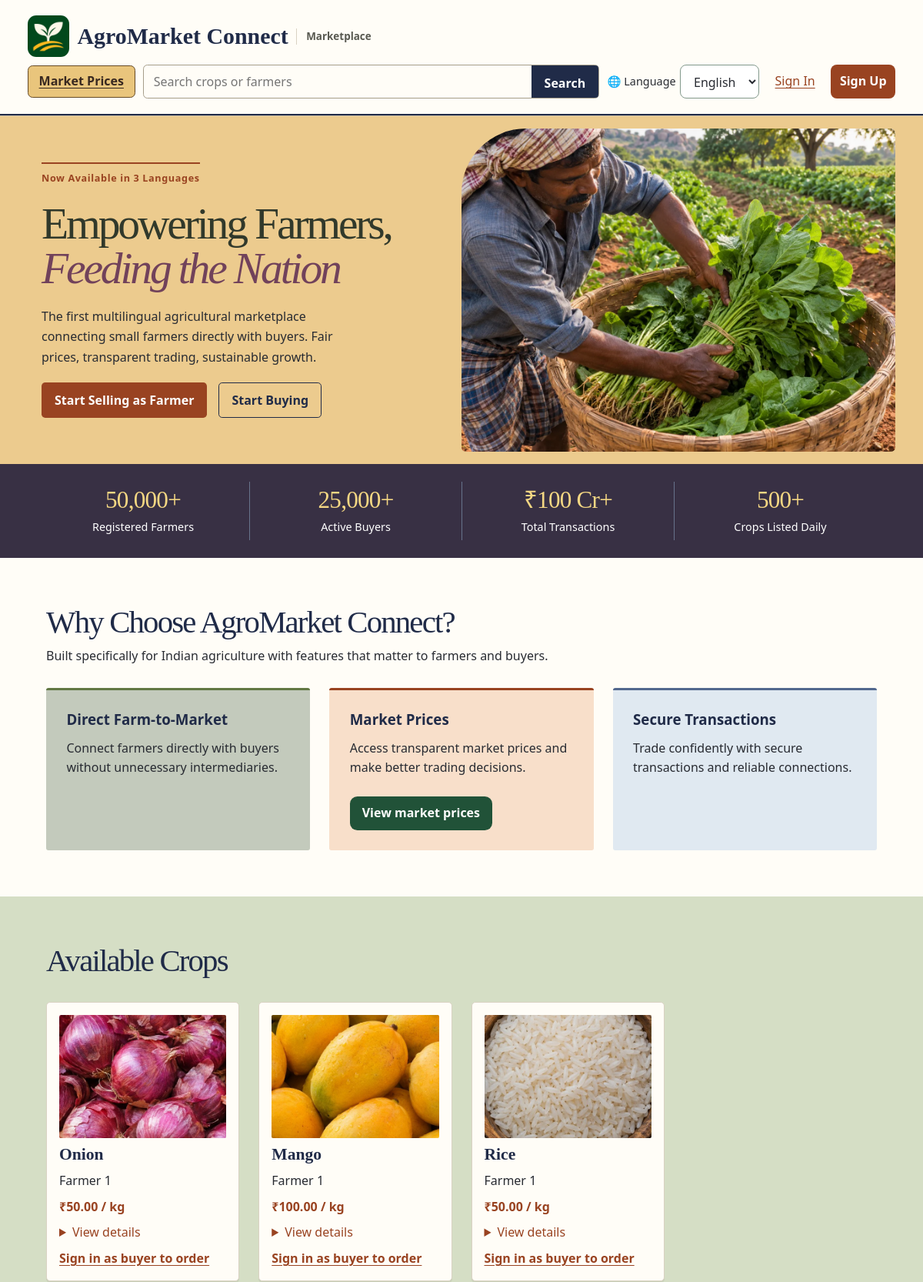
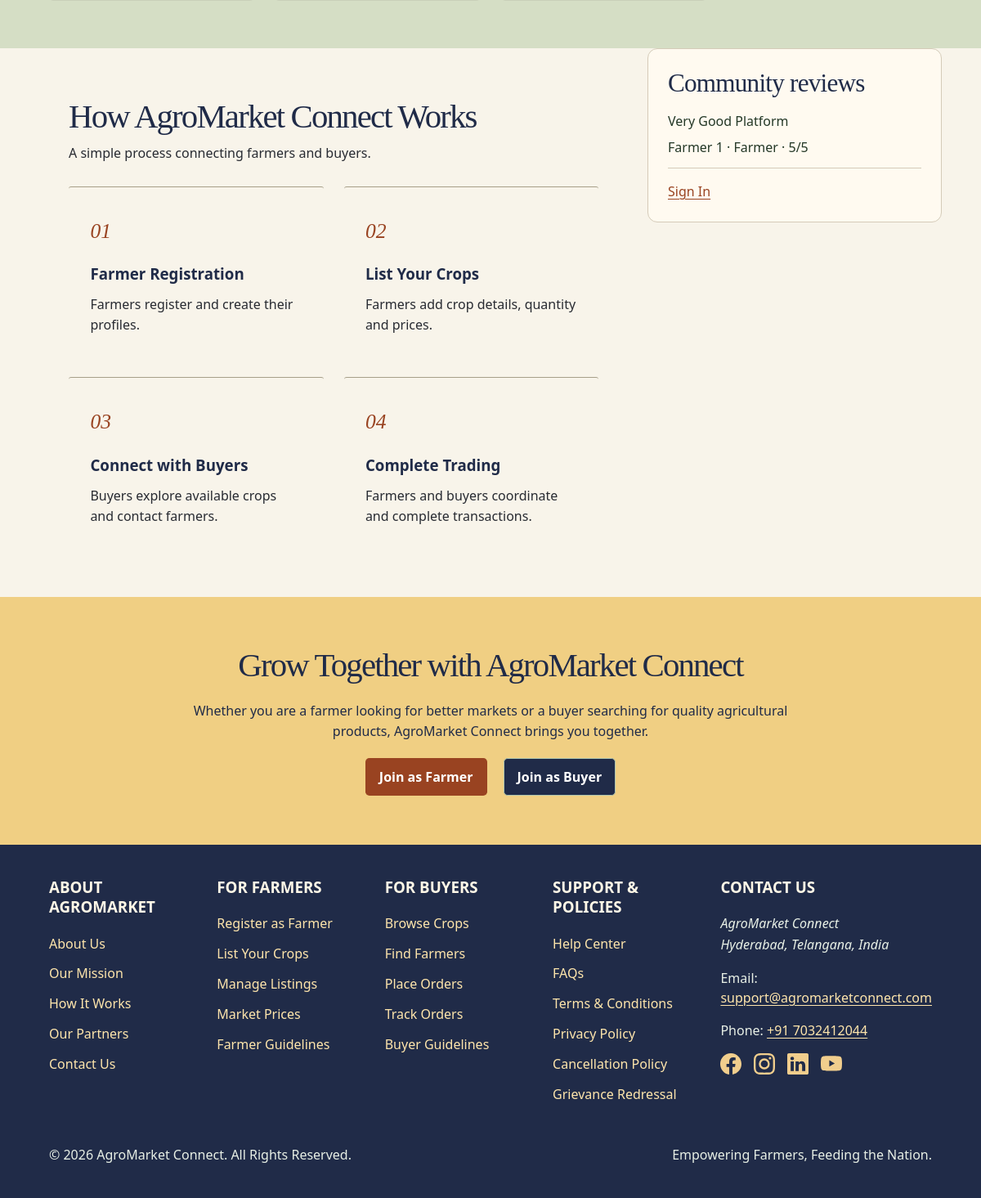
/Home/index.php, run on the app's committed database (2 pictures, top to bottom).
### tables this page shows
CREATE TABLE `crop_listings` (
    `listing_id` bigint(20) UNSIGNED NOT NULL,
    `farmer_id` bigint(20) UNSIGNED NOT NULL,
    `category_id` int(10) UNSIGNED NOT NULL,
    `crop_name` varchar(120) NOT NULL,
    `variety` varchar(120) DEFAULT NULL,
    `description` text DEFAULT NULL,
    `quantity_available` decimal(12, 3) NOT NULL,
    `quantity_unit` varchar(20) NOT NULL,
    `price_per_unit` decimal(12, 2) NOT NULL,
    `minimum_order_quantity` decimal(12, 3) DEFAULT NULL,
    `quality_grade` varchar(50) DEFAULT NULL,
    `harvest_date` date DEFAULT NULL,
    `available_from` date DEFAULT NULL,
    `available_until` date DEFAULT NULL,
    `listing_status` enum(
        'available',
        'paused',
        'sold_out',
        'removed'
    ) NOT NULL DEFAULT 'available',
    `created_at` datetime DEFAULT current_timestamp(),
    `updated_at` datetime DEFAULT current_timestamp() ON UPDATE current_timestamp()
);

CREATE TABLE `users` (
    `user_id` bigint(20) UNSIGNED NOT NULL,
    `role` enum('admin', 'farmer', 'buyer') NOT NULL,
    `full_name` varchar(100) NOT NULL,
    `email` varchar(150) DEFAULT NULL,
    `mobile` varchar(15) DEFAULT NULL,
    `password_hash` varchar(255) NOT NULL,
    `account_status` enum(
        'pending',
        'active',
        'suspended',
        'closed'
    ) NOT NULL DEFAULT 'pending',
    `email_verified_at` datetime DEFAULT NULL,
    `mobile_verified_at` datetime DEFAULT NULL,
    `last_login_at` datetime DEFAULT NULL,
    `created_at` datetime NOT NULL DEFAULT current_timestamp(),
    `updated_at` datetime NOT NULL DEFAULT current_timestamp(),
    `token` varchar(64) DEFAULT NULL,
    `username` varchar(50) NOT NULL,
    `last_login` datetime DEFAULT NULL
);

CREATE TABLE `platform_reviews` (
    `user_id` bigint(20) UNSIGNED NOT NULL,
    `rating` tinyint(3) UNSIGNED NOT NULL,
    `review_text` varchar(400) NOT NULL,
    `updated_at` datetime NOT NULL DEFAULT current_timestamp()
);

### Home/index.php (the view, shortened to what the rows shown need)
<?php
    require_once __DIR__ . "/includes/html.php";
    require __DIR__ . "/includes/home-languages.php";
    require __DIR__ . "/includes/review-actions.php";
    $query = is_string($_GET['q'] ?? null)
    ? trim($_GET['q'])
    : '';
    $page = max(
    1,
    min(
        1000000,
        (int) filter_input(INPUT_GET, 'page', FILTER_VALIDATE_INT)
    )
    );
    $pageSize = 12;
    $offset   = ($page - 1) * $pageSize;
    $listings     = [];
    $catalogError = '';
    try {
    require_once __DIR__ . "/config/db.php";
    $sql = "
        SELECT
            cl.listing_id,
            cl.crop_name,
            cl.variety,
            cl.quantity_available,
            cl.quantity_unit,
            cl.price_per_unit,
            cl.description,
            u.full_name AS farmer_name,
            cc.category_name,
            (
                SELECT li.image_path
                FROM listing_images li
                WHERE li.listing_id = cl.listing_id
                ORDER BY
                    li.is_primary DESC,
                    li.sort_order,
                    li.image_id
                LIMIT 1
            ) AS image_path
        FROM crop_listings cl
        JOIN users u
            ON u.user_id = cl.farmer_id
        LEFT JOIN crop_categories cc
            ON cc.category_id = cl.category_id
        WHERE cl.listing_status = 'available'
            AND cl.quantity_available > 0
            AND u.role = 'farmer'
            AND u.account_status = 'active'
            AND (
                cl.available_from IS NULL
                OR cl.available_from <= CURDATE()
            )
            AND (
                cl.available_until IS NULL
                OR cl.available_until >= CURDATE()
            )
    ";
    $sql .= "
        ORDER BY
            cl.created_at DESC,
            cl.listing_id DESC
        LIMIT ? OFFSET ?
    ";
    $stmt  = $link->prepare($sql);
    $limit = $pageSize + 1;
    if ($query === '') {
        $stmt->bind_param(
            "ii",
            $limit,
            $offset
        );
    }
    $stmt->execute();
    $listings = $stmt->get_result()->fetch_all(MYSQLI_ASSOC);
    } catch (mysqli_sql_exception $exception) {
    error_log(
        "Homepage catalog: " . $exception->getMessage()
    );
    $catalogError = "The crop catalog is temporarily unavailable. Please try again shortly.";
    }
?>
<!DOCTYPE html>
<html lang="<?php echo e($homeLanguage); ?>">
<head>
    <link rel="stylesheet" href="./index.css">
    <link rel="stylesheet" href="./styles/home-language.css">
</head>
<body>
    <main>
        <section class="hero">
            <div class="hero-content">
                <h1>
                    <?php echo e($t('Empowering Farmers,')); ?>
                    <span>
                        <?php echo e($t('Feeding the Nation')); ?>
                    </span>
                </h1>
            </div>
            <div class="statistics">
                <div class="stat-item">
                    <h2>50,000+</h2>
                </div>
                <div class="stat-item">
                    <h2>25,000+</h2>
                </div>
                <div class="stat-item">
                    <h2>
                        <?php echo e($t('₹100 Cr+')); ?>
                    </h2>
                </div>
                <div class="stat-item">
                    <h2>500+</h2>
                </div>
            </div>
        </section>
        <section class="features">
            <div class="section-heading">
                <h2>
                    <?php echo e($t('Why Choose AgroMarket Connect?')); ?>
                </h2>
            </div>
        </section>
        <section class="featured-crops" id="marketplace">
            <div class="section-heading">
                <h2>
                    <?php echo e($t(
                            $query === ''
                                ? 'Available Crops'
                                : 'Search Results'
                    )); ?>
                </h2>
            </div>
            <?php if ($catalogError !== ''): ?>
                <p>
                    <?php echo e($t($catalogError)); ?>
                </p>
            <?php else: ?>
                <div class="crops-container">
                    <?php foreach ($listings as $listing): ?>
                        <article class="crop-card">
                            <div class="crop-image">
                                <?php if (! empty($listing['image_path'])): ?>
                                    <img
                                        src="<?php echo e($listing['image_path']); ?>"
                                        alt="<?php echo e($listing['crop_name']); ?>"
                                        loading="lazy"
                                    >
                                <?php else: ?>
                                    <?php echo e($t('No photo available')); ?>
                                <?php endif; ?>
                            </div>
                            <h3>
                                <?php echo e($listing['crop_name']); ?>
                            </h3>
                            <p>
                                <?php echo e($listing['farmer_name']); ?>
                            </p>
                            <strong>
                                ₹<?php echo number_format(
                                           (float) $listing['price_per_unit'],
                                           2
                                   ); ?>
                                /
                                <?php echo e($listing['quantity_unit']); ?>
                            </strong>
                            <details>
                                <summary>
                                    <?php echo e($t('View details')); ?>
                                </summary>
                            </details>
                            <?php if (
                                    ($_SESSION['user_role'] ?? '') === 'buyer'
                            ): ?>
                                <a
                                    class="place-order-button"
                                    href="buyer/place_order.php?listing_id=<?php echo (int) $listing['listing_id']; ?>"
                                >
                                    <?php echo e($t('Place order')); ?>
                                </a>
                            <?php else: ?>
                                <a href="auth/login.php?listing_id=<?php echo (int) $listing['listing_id']; ?>">
                                    <?php echo e($t(
                                            'Sign in as buyer to order'
                                    )); ?>
                                </a>
                            <?php endif; ?>
                        </article>
                    <?php endforeach; ?>
                </div>
            <?php endif; ?>
        </section>
        <div class="community-layout">
            <section class="how-it-works">
                <div class="section-heading">
                    <h2>
                        <?php echo e($t(
                                'How AgroMarket Connect Works'
                        )); ?>
                    </h2>
                </div>
            </section>
            <?php require __DIR__ . '/includes/review-aside.php'; ?>
        </div>
        <section class="join-section">
            <div class="join-content">
                <h2>
                    <?php echo e($t(
                            'Grow Together with AgroMarket Connect'
                    )); ?>
                </h2>
            </div>
        </section>
    </main>
</body>
</html>

### Home/includes/review-aside.php (shortened to what the rows shown need)
<?php
    try {
    $reviews = $link->query(
        "SELECT
            u.full_name,
            u.role,
            r.rating,
            r.review_text
         FROM platform_reviews r
         JOIN users u
            ON u.user_id = r.user_id
         WHERE u.account_status = 'active'
            AND u.role IN ('farmer', 'buyer')
         ORDER BY
            r.updated_at DESC,
            r.user_id DESC
         LIMIT 3"
    )->fetch_all(MYSQLI_ASSOC);
    } catch (mysqli_sql_exception $ex) {
    error_log('Review display: ' . $ex->getCode());
    $reviews = null;
    }
?>
<aside id="community-reviews" aria-labelledby="reviews-heading">
    <h2 id="reviews-heading">
        <?php echo e($t('Community reviews')); ?>
    </h2>
    <?php if (! $reviews): ?>
        <p>
            <?php echo e($t(
    $reviews === null
        ? 'Reviews are temporarily unavailable.'
        : 'Be the first to review AgroMarket.'
)); ?>
        </p>
    <?php else: ?>
        <?php foreach ($reviews as $review): ?>
            <figure>
                <blockquote>
                    <?php echo e($review['review_text']); ?>
                </blockquote>
                <figcaption>
                    <?php echo e($review['full_name']); ?>
                    ·
                    <?php echo e($t(ucfirst($review['role']))); ?>
                    ·
                    <?php echo (int) $review['rating']; ?>/5
                </figcaption>
            </figure>
        <?php endforeach; ?>
    <?php endif; ?>
</aside>

### data on the page
crop_listings: shows a picture, crop_name "Onion", users.full_name "Farmer 1", price_per_unit "50.00", quantity_unit "kg"
crop_listings: shows a picture, crop_name "Mango", users.full_name "Farmer 1", price_per_unit "100.00", quantity_unit "kg"
crop_listings: shows a picture, crop_name "Rice", users.full_name "Farmer 1", price_per_unit "50.00", quantity_unit "kg"
platform_reviews: review_text "Very Good Platform", user_id.full_name "Farmer 1", user_id.role "Farmer", rating "5"

### other printed values
$t('Marketplace') "Marketplace"
$t('Market Prices') "Market Prices"
$t('Search') "Search"
$t('Language') "Language"
$t('Sign In') "Sign In"
$t('Sign Up') "Sign Up"
$t('Now Available in 3 Languages') "Now Available in 3 Languages"
$t('Empowering Farmers,') "Empowering Farmers,"
$t('Feeding the Nation') "Feeding the Nation"
$t('Start Selling as Farmer') "Start Selling as Farmer"
$t('Start Buying') "Start Buying"
$t('Registered Farmers') "Registered Farmers"
$t('Active Buyers') "Active Buyers"
$t('₹100 Cr+') "₹100 Cr+"
$t('Total Transactions') "Total Transactions"
